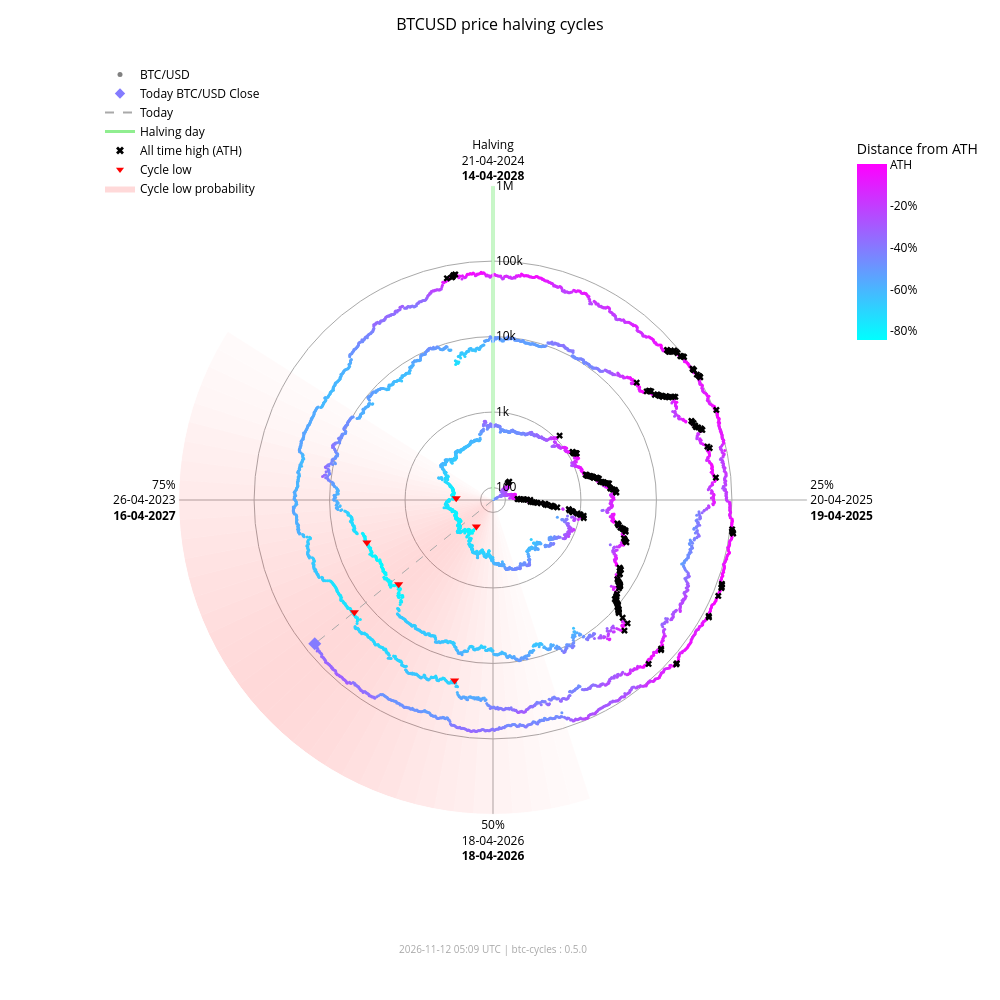

Notebook code cell kept with this figure:
### Markdown cell above
### Interactive chart (plotly)

### Code cell
fig_interactive = btc.plot(
    kind="interactive",
    from_date="2012-11-28",
)
# plotly config for interactivity
config = {"scrollZoom": True, "displayModeBar": True}
# display in notebook
fig_interactive.show(config=config)

### Figure 1 — Plotly figure (JSON) as saved in the notebook; plotly's stock layout.template omitted (floating-point values rounded to 4 significant figures; data arrays with more than 128 entries replaced by an {"elided": "..."} marker saying what was removed)
{"data": [{"fill": "toself", "fillcolor": "rgba(255,0,0,0.018306980149439524)", "hoverinfo": "skip", "line": {"width": 0}, "mode": "lines", "r": [68.43, 1000000, 1000000, 68.43, 68.43], "showlegend": false, "theta": [162.0, 162.0, 165.6, 165.6, 162.0], "type": "scatterpolar"}, {"fill": "toself", "fillcolor": "rgba(255,0,0,0.02405911634527998)", "hoverinfo": "skip", "line": {"width": 0}, "mode": "lines", "r": [68.43, 1000000, 1000000, 68.43, 68.43], "showlegend": false, "theta": [165.6, 165.6, 169.2, 169.2, 165.6], "type": "scatterpolar"}, {"fill": "toself", "fillcolor": "rgba(255,0,0,0.030803449372254352)", "hoverinfo": "skip", "line": {"width": 0}, "mode": "lines", "r": [68.43, 1000000, 1000000, 68.43, 68.43], "showlegend": false, "theta": [169.2, 169.2, 172.8, 172.8, 169.2], "type": "scatterpolar"}, {"fill": "toself", "fillcolor": "rgba(255,0,0,0.03847233586005252)", "hoverinfo": "skip", "line": {"width": 0}, "mode": "lines", "r": [68.43, 1000000, 1000000, 68.43, 68.43], "showlegend": false, "theta": [172.8, 172.8, 176.4, 176.4, 172.8], "type": "scatterpolar"}, {"fill": "toself", "fillcolor": "rgba(255,0,0,0.04694405159551339)", "hoverinfo": "skip", "line": {"width": 0}, "mode": "lines", "r": [68.43, 1000000, 1000000, 68.43, 68.43], "showlegend": false, "theta": [176.4, 176.4, 180.0, 180.0, 176.4], "type": "scatterpolar"}, {"fill": "toself", "fillcolor": "rgba(255,0,0,0.05605603979818329)", "hoverinfo": "skip", "line": {"width": 0}, "mode": "lines", "r": [68.43, 1000000, 1000000, 68.43, 68.43], "showlegend": false, "theta": [180.0, 180.0, 183.6, 183.6, 180.0], "type": "scatterpolar"}, {"fill": "toself", "fillcolor": "rgba(255,0,0,0.06562330627802694)", "hoverinfo": "skip", "line": {"width": 0}, "mode": "lines", "r": [68.43, 1000000, 1000000, 68.43, 68.43], "showlegend": false, "theta": [183.6, 183.6, 187.2, 187.2, 183.6], "type": "scatterpolar"}, {"fill": "toself", "fillcolor": "rgba(255,0,0,0.07545707932574237)", "hoverinfo": "skip", "line": {"width": 0}, "mode": "lines", "r": [68.43, 1000000, 1000000, 68.43, 68.43], "showlegend": false, "theta": [187.2, 187.2, 190.8, 190.8, 187.2], "type": "scatterpolar"}, {"fill": "toself", "fillcolor": "rgba(255,0,0,0.08537841060169407)", "hoverinfo": "skip", "line": {"width": 0}, "mode": "lines", "r": [68.43, 1000000, 1000000, 68.43, 68.43], "showlegend": false, "theta": [190.8, 190.8, 194.4, 194.4, 190.8], "type": "scatterpolar"}, {"fill": "toself", "fillcolor": "rgba(255,0,0,0.09522272137134848)", "hoverinfo": "skip", "line": {"width": 0}, "mode": "lines", "r": [68.43, 1000000, 1000000, 68.43, 68.43], "showlegend": false, "theta": [194.4, 194.4, 198.0, 198.0, 194.4], "type": "scatterpolar"}, {"fill": "toself", "fillcolor": "rgba(255,0,0,0.10483418800389058)", "hoverinfo": "skip", "line": {"width": 0}, "mode": "lines", "r": [68.43, 1000000, 1000000, 68.43, 68.43], "showlegend": false, "theta": [198.0, 198.0, 201.6, 201.6, 198.0], "type": "scatterpolar"}, {"fill": "toself", "fillcolor": "rgba(255,0,0,0.11405248627197925)", "hoverinfo": "skip", "line": {"width": 0}, "mode": "lines", "r": [68.43, 1000000, 1000000, 68.43, 68.43], "showlegend": false, "theta": [201.6, 201.6, 205.2, 205.2, 201.6], "type": "scatterpolar"}, {"fill": "toself", "fillcolor": "rgba(255,0,0,0.12269756305009562)", "hoverinfo": "skip", "line": {"width": 0}, "mode": "lines", "r": [68.43, 1000000, 1000000, 68.43, 68.43], "showlegend": false, "theta": [205.2, 205.2, 208.8, 208.8, 205.2], "type": "scatterpolar"}, {"fill": "toself", "fillcolor": "rgba(255,0,0,0.13055959037792858)", "hoverinfo": "skip", "line": {"width": 0}, "mode": "lines", "r": [68.43, 1000000, 1000000, 68.43, 68.43], "showlegend": false, "theta": [208.8, 208.8, 212.4, 212.4, 208.8], "type": "scatterpolar"}, {"fill": "toself", "fillcolor": "rgba(255,0,0,0.13740037014073872)", "hoverinfo": "skip", "line": {"width": 0}, "mode": "lines", "r": [68.43, 1000000, 1000000, 68.43, 68.43], "showlegend": false, "theta": [212.4, 212.4, 216.0, 216.0, 212.4], "type": "scatterpolar"}, {"fill": "toself", "fillcolor": "rgba(255,0,0,0.14296927208088228)", "hoverinfo": "skip", "line": {"width": 0}, "mode": "lines", "r": [68.43, 1000000, 1000000, 68.43, 68.43], "showlegend": false, "theta": [216.0, 216.0, 219.6, 219.6, 216.0], "type": "scatterpolar"}, {"fill": "toself", "fillcolor": "rgba(255,0,0,0.14703219887325494)", "hoverinfo": "skip", "line": {"width": 0}, "mode": "lines", "r": [68.43, 1000000, 1000000, 68.43, 68.43], "showlegend": false, "theta": [219.6, 219.6, 223.2, 223.2, 219.6], "type": "scatterpolar"}, {"fill": "toself", "fillcolor": "rgba(255,0,0,0.14940752827264187)", "hoverinfo": "skip", "line": {"width": 0}, "mode": "lines", "r": [68.43, 1000000, 1000000, 68.43, 68.43], "showlegend": false, "theta": [223.2, 223.2, 226.8, 226.8, 223.2], "type": "scatterpolar"}, {"fill": "toself", "fillcolor": "rgba(255,0,0,0.15)", "hoverinfo": "skip", "line": {"width": 0}, "mode": "lines", "r": [68.43, 1000000, 1000000, 68.43, 68.43], "showlegend": false, "theta": [226.8, 226.8, 230.4, 230.4, 226.8], "type": "scatterpolar"}, {"fill": "toself", "fillcolor": "rgba(255,0,0,0.14882314851976614)", "hoverinfo": "skip", "line": {"width": 0}, "mode": "lines", "r": [68.43, 1000000, 1000000, 68.43, 68.43], "showlegend": false, "theta": [230.4, 230.4, 234.0, 234.0, 230.4], "type": "scatterpolar"}, {"fill": "toself", "fillcolor": "rgba(255,0,0,0.14600334989350275)", "hoverinfo": "skip", "line": {"width": 0}, "mode": "lines", "r": [68.43, 1000000, 1000000, 68.43, 68.43], "showlegend": false, "theta": [234.0, 234.0, 237.6, 237.6, 234.0], "type": "scatterpolar"}, {"fill": "toself", "fillcolor": "rgba(255,0,0,0.14176315293000513)", "hoverinfo": "skip", "line": {"width": 0}, "mode": "lines", "r": [68.43, 1000000, 1000000, 68.43, 68.43], "showlegend": false, "theta": [237.6, 237.6, 241.2, 241.2, 237.6], "type": "scatterpolar"}, {"fill": "toself", "fillcolor": "rgba(255,0,0,0.1363869302869166)", "hoverinfo": "skip", "line": {"width": 0}, "mode": "lines", "r": [68.43, 1000000, 1000000, 68.43, 68.43], "showlegend": false, "theta": [241.2, 241.2, 244.8, 244.8, 241.2], "type": "scatterpolar"}, {"fill": "toself", "fillcolor": "rgba(255,0,0,0.13017643696734477)", "hoverinfo": "skip", "line": {"width": 0}, "mode": "lines", "r": [68.43, 1000000, 1000000, 68.43, 68.43], "showlegend": false, "theta": [244.8, 244.8, 248.4, 248.4, 244.8], "type": "scatterpolar"}, {"fill": "toself", "fillcolor": "rgba(255,0,0,0.1234063302665758)", "hoverinfo": "skip", "line": {"width": 0}, "mode": "lines", "r": [68.43, 1000000, 1000000, 68.43, 68.43], "showlegend": false, "theta": [248.4, 248.4, 252.0, 252.0, 248.4], "type": "scatterpolar"}, {"fill": "toself", "fillcolor": "rgba(255,0,0,0.11628949020714345)", "hoverinfo": "skip", "line": {"width": 0}, "mode": "lines", "r": [68.43, 1000000, 1000000, 68.43, 68.43], "showlegend": false, "theta": [252.0, 252.0, 255.6, 255.6, 252.0], "type": "scatterpolar"}, {"fill": "toself", "fillcolor": "rgba(255,0,0,0.108959277972535)", "hoverinfo": "skip", "line": {"width": 0}, "mode": "lines", "r": [68.43, 1000000, 1000000, 68.43, 68.43], "showlegend": false, "theta": [255.6, 255.6, 259.2, 259.2, 255.6], "type": "scatterpolar"}, {"fill": "toself", "fillcolor": "rgba(255,0,0,0.1014715299920515)", "hoverinfo": "skip", "line": {"width": 0}, "mode": "lines", "r": [68.43, 1000000, 1000000, 68.43, 68.43], "showlegend": false, "theta": [259.2, 259.2, 262.8, 262.8, 259.2], "type": "scatterpolar"}, {"fill": "toself", "fillcolor": "rgba(255,0,0,0.09382430417652897)", "hoverinfo": "skip", "line": {"width": 0}, "mode": "lines", "r": [68.43, 1000000, 1000000, 68.43, 68.43], "showlegend": false, "theta": [262.8, 262.8, 266.4, 266.4, 262.8], "type": "scatterpolar"}, {"fill": "toself", "fillcolor": "rgba(255,0,0,0.08598937207621672)", "hoverinfo": "skip", "line": {"width": 0}, "mode": "lines", "r": [68.43, 1000000, 1000000, 68.43, 68.43], "showlegend": false, "theta": [266.4, 266.4, 270.0, 270.0, 266.4], "type": "scatterpolar"}, {"fill": "toself", "fillcolor": "rgba(255,0,0,0.07794710108398434)", "hoverinfo": "skip", "line": {"width": 0}, "mode": "lines", "r": [68.43, 1000000, 1000000, 68.43, 68.43], "showlegend": false, "theta": [270.0, 270.0, 273.6, 273.6, 270.0], "type": "scatterpolar"}, {"fill": "toself", "fillcolor": "rgba(255,0,0,0.06971614429145927)", "hoverinfo": "skip", "line": {"width": 0}, "mode": "lines", "r": [68.43, 1000000, 1000000, 68.43, 68.43], "showlegend": false, "theta": [273.6, 273.6, 277.2, 277.2, 273.6], "type": "scatterpolar"}, {"fill": "toself", "fillcolor": "rgba(255,0,0,0.061371174705723626)", "hoverinfo": "skip", "line": {"width": 0}, "mode": "lines", "r": [68.43, 1000000, 1000000, 68.43, 68.43], "showlegend": false, "theta": [277.2, 277.2, 280.8, 280.8, 277.2], "type": "scatterpolar"}, {"fill": "toself", "fillcolor": "rgba(255,0,0,0.05304520605236535)", "hoverinfo": "skip", "line": {"width": 0}, "mode": "lines", "r": [68.43, 1000000, 1000000, 68.43, 68.43], "showlegend": false, "theta": [280.8, 280.8, 284.4, 284.4, 280.8], "type": "scatterpolar"}, {"fill": "toself", "fillcolor": "rgba(255,0,0,0.044916938988340704)", "hoverinfo": "skip", "line": {"width": 0}, "mode": "lines", "r": [68.43, 1000000, 1000000, 68.43, 68.43], "showlegend": false, "theta": [284.4, 284.4, 288.0, 288.0, 284.4], "type": "scatterpolar"}, {"fill": "toself", "fillcolor": "rgba(255,0,0,0.0371870550186571)", "hoverinfo": "skip", "line": {"width": 0}, "mode": "lines", "r": [68.43, 1000000, 1000000, 68.43, 68.43], "showlegend": false, "theta": [288.0, 288.0, 291.6, 291.6, 288.0], "type": "scatterpolar"}, {"fill": "toself", "fillcolor": "rgba(255,0,0,0.030049603184432498)", "hoverinfo": "skip", "line": {"width": 0}, "mode": "lines", "r": [68.43, 1000000, 1000000, 68.43, 68.43], "showlegend": false, "theta": [291.6, 291.6, 295.2, 295.2, 291.6], "type": "scatterpolar"}, {"fill": "toself", "fillcolor": "rgba(255,0,0,0.023665126797805223)", "hoverinfo": "skip", "line": {"width": 0}, "mode": "lines", "r": [68.43, 1000000, 1000000, 68.43, 68.43], "showlegend": false, "theta": [295.2, 295.2, 298.8, 298.8, 295.2], "type": "scatterpolar"}, {"fill": "toself", "fillcolor": "rgba(255,0,0,0.018141004067302662)", "hoverinfo": "skip", "line": {"width": 0}, "mode": "lines", "r": [68.43, 1000000, 1000000, 68.43, 68.43], "showlegend": false, "theta": [298.8, 298.8, 302.4, 302.4, 298.8], "type": "scatterpolar"}, {"hoverinfo": "skip", "line": {"color": "darkgrey", "dash": "dash", "width": 1}, "mode": "lines", "r": [68.43, 73960.0], "showlegend": false, "theta": [231.1, 231.1], "type": "scatterpolar"}, {"hoverinfo": "skip", "line": {"color": "lightgreen", "width": 3}, "mode": "lines", "r": [68.43, 1000000], "showlegend": false, "theta": [0, 0], "type": "scatterpolar"}, {"hoverinfo": "text", "marker": {"color": {"elided": "4947 str values"}, "size": 3}, "mode": "markers", "r": {"elided": "4947 float values"}, "showlegend": false, "text": {"elided": "4947 str values"}, "theta": {"elided": "4947 float values"}, "type": "scatterpolar"}, {"hoverinfo": "text", "marker": {"color": "#847bff", "size": 10, "symbol": "diamond"}, "mode": "markers", "r": [73960.0], "showlegend": false, "text": ["Today<br>Date: 2026-11-11<br>Price: $73,964.47"], "theta": [231.1], "type": "scatterpolar"}, {"hoverinfo": "text", "marker": {"color": "black", "size": 6, "symbol": "x"}, "mode": "markers", "r": {"elided": "182 float values"}, "showlegend": false, "text": {"elided": "182 str values"}, "theta": {"elided": "182 float values"}, "type": "scatterpolar"}, {"hoverinfo": "text", "marker": {"color": "red", "size": 8, "symbol": "triangle-down"}, "mode": "markers", "r": [178.1, 210.5, 3237.0, 3961.0, 19020.0, 15790.0], "showlegend": false, "text": ["Cycle Low<br>Date: 2015-01-14<br>Price: $178.10<br>ATH distance: -84.5%", "Cycle Low<br>Date: 2015-08-24<br>Price: $210.49<br>ATH distance: -81.7%", "Cycle Low<br>Date: 2018-12-15<br>Price: $3,236.76<br>ATH distance: -83.4%", "Cycle Low<br>Date: 2019-03-15<br>Price: $3,960.91<br>ATH distance: -79.7%", "Cycle Low<br>Date: 2022-06-18<br>Price: $19,017.64<br>ATH distance: -71.9%", "Cycle Low<br>Date: 2022-11-21<br>Price: $15,787.28<br>ATH distance: -76.6%"], "theta": [212.1, 272.7, 228.3, 251.4, 192.0, 231.0], "type": "scatterpolar"}, {"marker": {"color": "grey", "size": 5}, "mode": "markers", "name": "BTC/USD", "r": [null], "theta": [null], "type": "scatterpolar"}, {"marker": {"color": "#847bff", "size": 8, "symbol": "diamond"}, "mode": "markers", "name": "Today BTC/USD Close", "r": [null], "theta": [null], "type": "scatterpolar"}, {"line": {"color": "darkgrey", "dash": "dash"}, "mode": "lines", "name": "Today", "r": [null], "theta": [null], "type": "scatterpolar"}, {"line": {"color": "lightgreen", "width": 3}, "mode": "lines", "name": "Halving day", "r": [null], "theta": [null], "type": "scatterpolar"}, {"marker": {"color": "black", "size": 7, "symbol": "x"}, "mode": "markers", "name": "All time high (ATH)", "r": [null], "theta": [null], "type": "scatterpolar"}, {"marker": {"color": "red", "size": 7, "symbol": "triangle-down"}, "mode": "markers", "name": "Cycle low", "r": [null], "theta": [null], "type": "scatterpolar"}, {"fill": "toself", "fillcolor": "rgba(255,0,0,0.15)", "line": {"width": 0}, "mode": "lines", "name": "Cycle low probability", "r": [null], "theta": [null], "type": "scatterpolar"}, {"hoverinfo": "skip", "marker": {"cmax": 0, "cmin": -0.8453, "color": [0], "colorbar": {"len": 0.25, "ticktext": ["ATH", "-20%", "-40%", "-60%", "-80%", "-100%"], "tickvals": [0, -0.2, -0.4, -0.6, -0.8, -1.0], "title": {"text": "Distance from ATH"}, "x": 0.95, "y": 0.92, "yanchor": "top"}, "colorscale": {"elided": "256x2 mixed values"}, "showscale": true, "size": 0}, "mode": "markers", "r": [null], "showlegend": false, "theta": [null], "type": "scatterpolar"}], "layout": {"annotations": [{"font": {"color": "darkgrey", "size": 10}, "showarrow": false, "text": "2026-11-12 05:09 UTC | btc-cycles : 0.5.0", "x": 0.5, "xref": "paper", "y": -0.02, "yref": "paper"}], "font": {"color": "black"}, "height": 1000, "legend": {"bgcolor": "rgba(0,0,0,0)", "font": {"color": "black"}, "x": 0.0, "y": 1.0}, "margin": {"b": 60, "l": 100, "r": 80, "t": 60}, "paper_bgcolor": "white", "plot_bgcolor": "white", "polar": {"angularaxis": {"color": "black", "direction": "clockwise", "gridcolor": "darkgrey", "rotation": 90, "ticktext": ["Halving<br>21-04-2024<br><b>14-04-2028</b>", "25%<br>20-04-2025<br><b>19-04-2025</b>", "50%<br>18-04-2026<br><b>18-04-2026</b>", "75%<br>26-04-2023<br><b>16-04-2027</b>"], "tickvals": [0, 90, 180, 270]}, "bgcolor": "white", "domain": {"x": [0.1, 0.9], "y": [0.05, 0.95]}, "radialaxis": {"angle": 90, "color": "black", "gridcolor": "darkgrey", "range": [1.835, 6.0], "tickangle": 90, "ticktext": ["100", "1k", "10k", "100k", "1M"], "tickvals": [100, 1000, 10000, 100000, 1000000], "type": "log"}}, "title": {"font": {"color": "black", "size": 16}, "text": "BTCUSD price halving cycles", "x": 0.5}, "width": 1000}}
